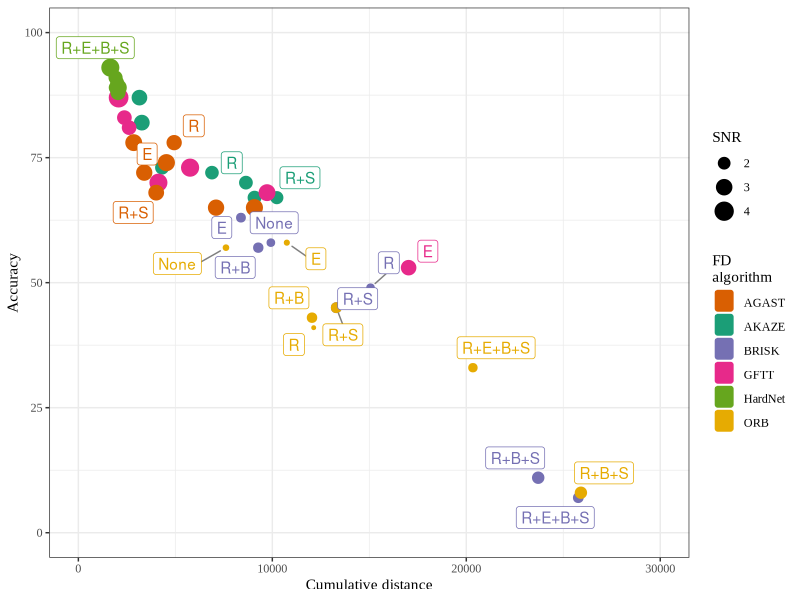

Recreate this plot in R.
rm(list = ls())

require(ggplot2)
library(ggrepel)

names <- c("None", "R", "R+B", "R+S", "R+B+S", "E", "R+E+B+S")

akaze_acc <- c(67,70,72,67,73,87,82)
akaze_cd <- c(9083,8639,6888,10233,4315,3149,3272)
akaze_snr <- c(2.26,2.23,2.2,2.09,2.27,2.74,2.76)
akaze <- data.frame(names=names, acc=as.numeric(akaze_acc), cd=as.numeric(akaze_cd), snr=as.numeric(akaze_snr))
akaze$fda <- "AKAZE"

brisk_acc <- c(58,49,57,45,11,63,7)
brisk_cd <- c(9925,15063,9276,13299,23708,8383,25774)
brisk_snr <- c(1.35,1.34,1.57,1.64,1.94,1.49,1.61)
brisk <- data.frame(names=names, acc=as.numeric(brisk_acc), cd=as.numeric(brisk_cd), snr=as.numeric(brisk_snr))
brisk$fda <- "BRISK"

orb_acc <- c(57,41,43,45,8,58,33)
orb_cd <- c(7610,12133,12046,13299,25910,10748,20342)
orb_snr <- c(1.2,1.16,1.58,1.64,1.92,1.18,1.44)
orb <- data.frame(names=names, acc=as.numeric(orb_acc), cd=as.numeric(orb_cd), snr=as.numeric(orb_snr))
orb$fda <- "ORB"

gftt_acc <- c(81,83,87,68,70,53,73)
gftt_cd <- c(2616,2373,2075,9727,4128,17027,5760)
gftt_snr <- c(2.46,2.47,4.16,3.12,3.51,2.71,3.56)
gftt <- data.frame(names=names, acc=as.numeric(gftt_acc), cd=as.numeric(gftt_cd), snr=as.numeric(gftt_snr))
gftt$fda <- "GFTT"

agast_acc <- c(72,78,65,68,65,78,74)
agast_cd <- c(3396,4939,9077,4013,7099,2854,4538)
agast_snr <- c(2.93,2.64,3.19,2.78,2.94,3.12,3.2)
agast <- data.frame(names=names, acc=as.numeric(agast_acc), cd=as.numeric(agast_cd), snr=as.numeric(agast_snr))
agast$fda <- "AGAST"

hardnet_acc <- c(90,91,89,88,89,89,93)
hardnet_cd <- c(2000,1918,1934,2045,1923,2062,1648)
hardnet_snr <- c(2.24,2.32,2.02,2.56,2.25,3.11,3.53)
hardnet <- data.frame(names=names, acc=as.numeric(hardnet_acc), cd=as.numeric(hardnet_cd), snr=as.numeric(hardnet_snr))
hardnet$fda <- "HardNet"
names <- c("None", "R", "R+B", "R+S", "R+B+S", "E", "R+E+B+S")


all <- rbind(akaze, brisk, orb, gftt, agast, hardnet)

max_acc <- function(x,d){
  (780*6 - as.integer(x/d) )/46.8
}
lin <- data.frame(x=seq(0,30000), y=max_acc(seq(0,30000),6))

filter_all <- all # %>% filter(names!="E")
# #66a61e #e6ab02
all <- ggplot(data=filter_all, aes(x=cd,y=acc, fill=fda, color=fda)) + 
  geom_point(aes(size=snr)) +
  #geom_line(data=lin, aes(x=x,y=y, color="black", fill=x)) + 
  labs(x="Cumulative distance", y="Accuracy", color="FD\nalgorithm", fill="FD\nalgorithm", size="SNR") +
  theme_bw() +
  #guides(size= FALSE) + 
  ylim(0,100) +
  xlim(0,30000) + 
  scale_color_manual(values=c("#d95f02", "#1b9e77","#7570b3", "#e7298a", "#66a61e", "#e6ab02")) +
  scale_fill_manual(values=c("#d95f02", "#1b9e77","#7570b3", "#e7298a", "#66a61e", "#e6ab02")) +
  geom_label_repel(aes(label = names, fill=NULL),
                   box.padding   = 0.35,
                   point.padding = 0.5,
                   segment.color = 'grey50'
  ) +
  theme(
    text=element_text(family="Times New Roman")
  )
all
ggsave("./FD_SNR_summary.pdf", plot = all, width = 12, height = 4, dpi=300, device=cairo_pdf)

#ggplot(data=all, aes(x=acc, y=snr, fill=fda, color=fda)) + 
#  geom_point()

  